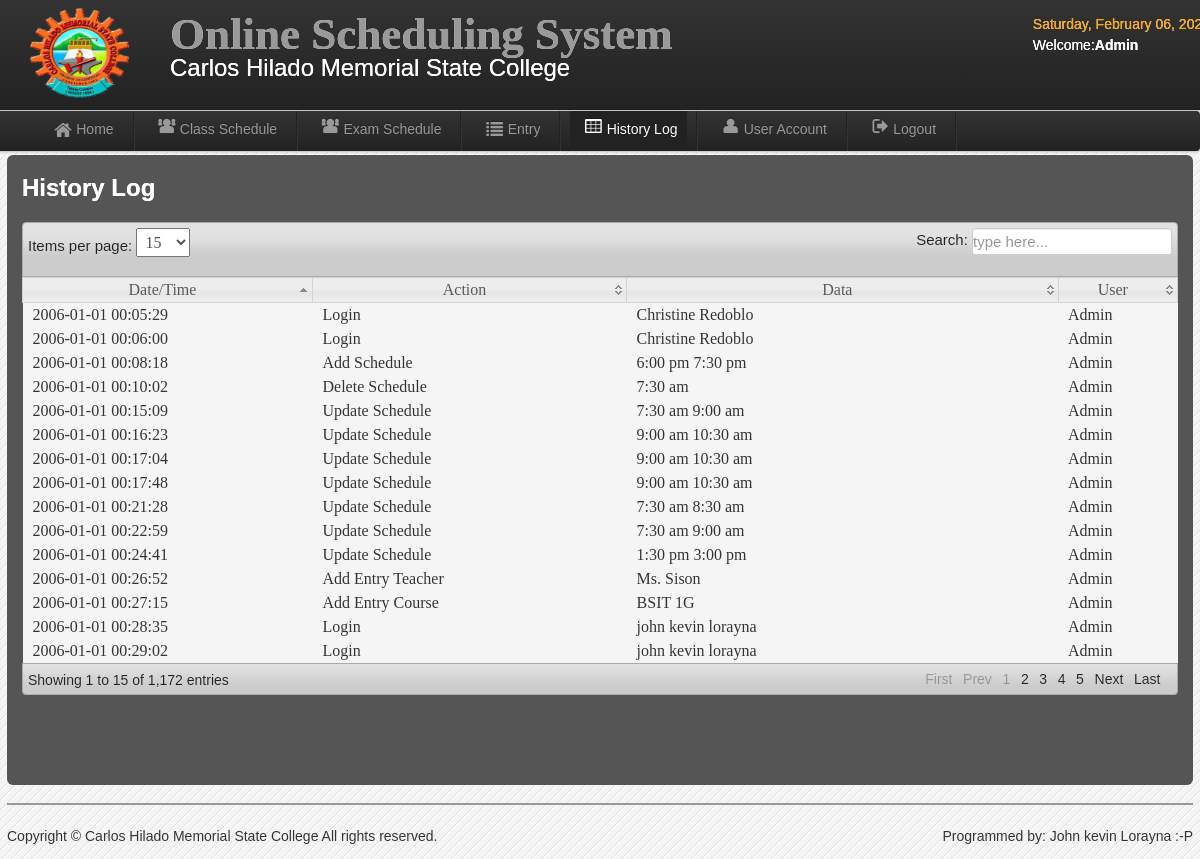
Page /admin/history_log.php (signed in) on the committed database.
### tables this page shows
CREATE TABLE `users` (
  `User_id` int(11) NOT NULL,
  `UserName` varchar(20) NOT NULL,
  `Password` varchar(20) NOT NULL,
  `User_Type` varchar(20) NOT NULL,
  `FirstName` varchar(30) NOT NULL,
  `LastName` varchar(30) NOT NULL,
  `College` varchar(20) NOT NULL
);

CREATE TABLE `history` (
  `history_id` int(11) NOT NULL,
  `date` varchar(100) NOT NULL,
  `data` varchar(100) NOT NULL,
  `action` varchar(100) NOT NULL,
  `user` varchar(20) NOT NULL
);

### admin/session.php (called while the page is built, shortened)
<?php
        $id_session=$_SESSION['id'];
?>

### admin/history_log.php (the view, shortened to what this page needs)
<?php include('session.php');include('header.php');include('dbcon.php');  ?>
<body>
<?php include('nav-top1.php'); ?>
    <div class="navbar navbar-fixed-top1">
    <div class="navbar-inner">
    <div class="container">
	<div class="marg">
    <ul class="nav">
  <li>
    <a href="home.php"><i class="icon-home icon-large"></i>Home</a>
  </li>
   <li class="divider-vertical"></li>
  <li><a href="schedule.php"><i class="icon-group icon-large"></i>Class Schedule</a></li>
   <li class="divider-vertical"></li>
    <li><a href="exam_schedule.php"><i class="icon-group icon-large"></i>Exam Schedule</a></li>
   <li class="divider-vertical"></li>
  <li><a href="record.php"><i class="icon-list icon-large"></i>Entry</a></li>
   <li class="divider-vertical"></li>
  <li class="active"><a href="history_log.php"><i class="icon-table icon-large"></i>History Log</a></li>
     <li class="divider-vertical"></li>
  <li><a href="user_account.php"><i class="icon-user icon-large"></i>User Account</a></li>
  <li class="divider-vertical"></li>
  <li><a id="logout" data-toggle="modal" href="#myModal"><i class="icon-signout icon-large"></i>Logout</a></li>
   <li class="divider-vertical"></li>
</ul>
    </div>
    </div>
    </div>
    </div>
<div class="wrapper">
<div id="element" class="hero-body-history">
<h2><font color="white">History Log</font></h2>
<table class="users-table">
<div class="demo_jui">
		<table cellpadding="0" cellspacing="0" border="0" class="display" id="log" class="jtable">
			<thead>
				<tr>
				<th>Date/Time</th>
				<th>Action</th>
				<th>Data</th>
				<th>User</th>
				</tr>
			</thead>
			<tbody>
<?php $result=mysqli_query($conn,"select * from history")or die(mysqli_error());
while($row=mysqli_fetch_array($result)){
 ?>
<tr>
	<td><?php echo $row['date'] ?></td>
	<td><?php echo $row['action'] ?></td>
	<td><?php echo $row['data']; ?></td>
	<td><?php echo $row['user']; ?></td>
<?php } ?>
	</tr>
			</tbody>
		</table>
	</div>
<?php include('footer.php');?>
</div>
</body>

### admin/nav-top1.php
	<div class="navbar navbar-fixed-top">
	<div class="navbar-inner">
	<div class="container">
		<a class="branded">
		<img src="img/chmsc.png" width="100" height="90">
 	</a>
	<a class="brand">
	 <h1>Online Scheduling System</h1>
	 <div class="chmsc_nav"><font size="5" style="Bookman Old Style" color="white">Carlos Hilado Memorial State College</font></div>
 	</a>
<div class="time_top">
<font color="orange">
  <?php
 $Today=date('y:m:d');
$new=date('l, F d, Y',strtotime($Today));
echo $new; ?>
</font>
<?php
$logout_query=mysqli_query($conn,"select * from users where User_id=$id_session");
$row=mysqli_fetch_array($logout_query);
$type=$row['User_Type'];
?>
<p><font color="white">Welcome:<b><?php echo $type;?></b>
<?php echo $row['College'] ?></p></font>
</div>
	</div>
	</div>
	</div>

### admin/css/style.css (style rules this page uses)
* { margin:0; padding:0; }
body { font-family:"Trebuchet MS", "Myriad Pro", Arial, sans-serif; font-size:14px; background:#f4f4f4 url(../img/bg.gif) repeat top left; color:#333; text-shadow:0px 0px 0px #fff;; }
h1 { font-size:45px; }
a { color:#777; }
p { padding:5px 0px; }
.wrapper { width:1186px; margin:10px auto; min-height:550px; }

### admin/css/datatable/demo_table_jui.css (style rules this page uses)
table.display thead th { cursor: pointer; padding: 3px 0 3px 10px; }
table.display { border-collapse: collapse; clear: both; margin: 0 auto; width: 100%; }
table.display td { padding: 3px 10px; }
tr.odd { background-color: #F5F5F5; }
tr.even { background-color: #F5F5F5; }
tr.odd td.sorting_1 { background-color: F5F5F5; }
tr.even td.sorting_1 { background-color: F5F5F5; }

### rows in the picture
users: User_Type "Admin"
history: date "2006-01-01 00:28:35", action "Login", data "john kevin lorayna", user "Admin"
history: date "2006-01-01 00:29:02", action "Login", data "john kevin lorayna", user "Admin"
history: date "2006-01-01 00:06:00", action "Login", data "Christine Redoblo", user "Admin"
history: date "2006-01-01 00:24:41", action "Update Schedule", data "1:30 pm 3:00 pm", user "Admin"
history: date "2006-01-01 00:05:29", action "Login", data "Christine Redoblo", user "Admin"
history: date "2006-01-01 00:08:18", action "Add Schedule", data "6:00 pm 7:30 pm", user "Admin"
history: date "2006-01-01 00:10:02", action "Delete Schedule", data "7:30 am", user "Admin"
history: date "2006-01-01 00:15:09", action "Update Schedule", data "7:30 am 9:00 am", user "Admin"
history: date "2006-01-01 00:16:23", action "Update Schedule", data "9:00 am 10:30 am", user "Admin"
history: date "2006-01-01 00:17:04", action "Update Schedule", data "9:00 am 10:30 am", user "Admin"
history: date "2006-01-01 00:17:48", action "Update Schedule", data "9:00 am 10:30 am", user "Admin"
history: date "2006-01-01 00:21:28", action "Update Schedule", data "7:30 am 8:30 am", user "Admin"
history: date "2006-01-01 00:22:59", action "Update Schedule", data "7:30 am 9:00 am", user "Admin"
history: date "2006-01-01 00:26:52", action "Add Entry Teacher", data "Ms. Sison", user "Admin"
history: date "2006-01-01 00:27:15", action "Add Entry Course", data "BSIT 1G", user "Admin"
